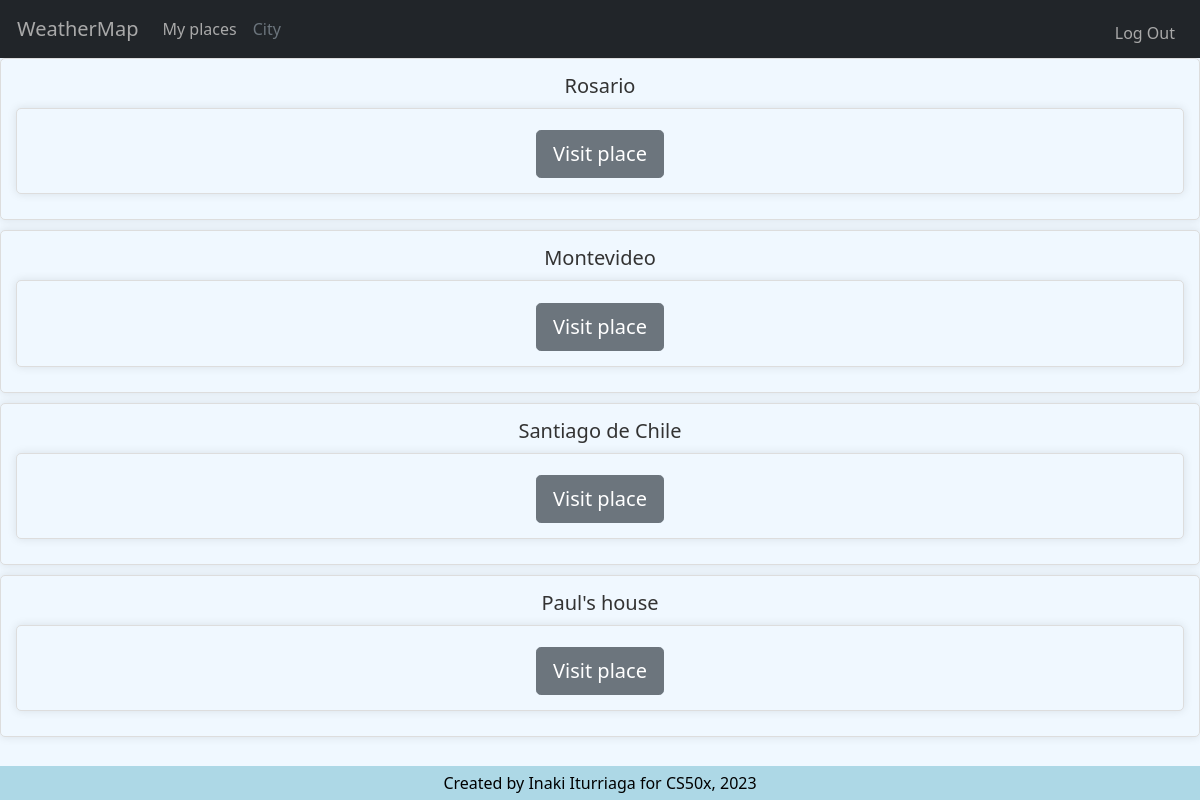
/places (signed in), run on the app's committed database.
### tables this page shows
CREATE TABLE SavedPlaces (
    place_id INTEGER PRIMARY KEY AUTOINCREMENT,
    user_id INTEGER NOT NULL,
    nickname TEXT NOT NULL,
    latitude DECIMAL(9,6) NOT NULL,
    longitude DECIMAL(9,6) NOT NULL,
    added_at TIMESTAMP DEFAULT CURRENT_TIMESTAMP,
    FOREIGN KEY (user_id) REFERENCES Users(user_id)
);

### app.py (the view, shortened to what this page needs)
@app.route("/places", methods=["GET", "POST"])
def places():
    if request.method == "GET":
        sav = db.execute("SELECT * FROM savedplaces WHERE user_id = ?", session["user_id"])
        print(sav)
        return render_template("places.html", sav=sav)

### templates/places.html (shortened to what this page needs)
{% extends "layout.html" %}
{% block main %}
    <br><br>
    {% for places in sav %}
        <div id="places">
            <h5>{{ places['nickname'] }}</h5>
            <form id="register" action="/places" method="post">
                <button type="submit" class="btn btn-secondary btn-lg" value="{{ places['latitude'] }},{{ places['longitude'] }}" name="placebutton">Visit place</button>
            </form>
        </div>
    {% endfor %}
{% endblock %}

### static/styles.css (style rules this page uses)
#temperature-display, #humidity-display, #speed-display, #login, #apology, #register, #addbutton, #add, #places { font-size: 1.5em; color: #333; text-align: center; margin: 10px 0; background-color: #e9e9e9; cursor: pointer; border: 1px solid #ddd; box-shadow: 0px 0px 10px rgba(0,0,0,0.1); border-radius: 5px; padding: 15px; background-color: #F0F8FF; }
html, body { height: 100%; overflow: auto; background-color: #F0F8FF; }

### data on the page
SavedPlaces: nickname "Rosario", {{ places['latitude'] }} -32.95299876146525 (drawn)
SavedPlaces: nickname "Montevideo", {{ places['latitude'] }} -34.9160292886271 (drawn)
SavedPlaces: nickname "Santiago de Chile", {{ places['latitude'] }} -33.464089462923184 (drawn)
SavedPlaces: nickname "Paul's house", {{ places['latitude'] }} -34.64166026058893 (drawn)
